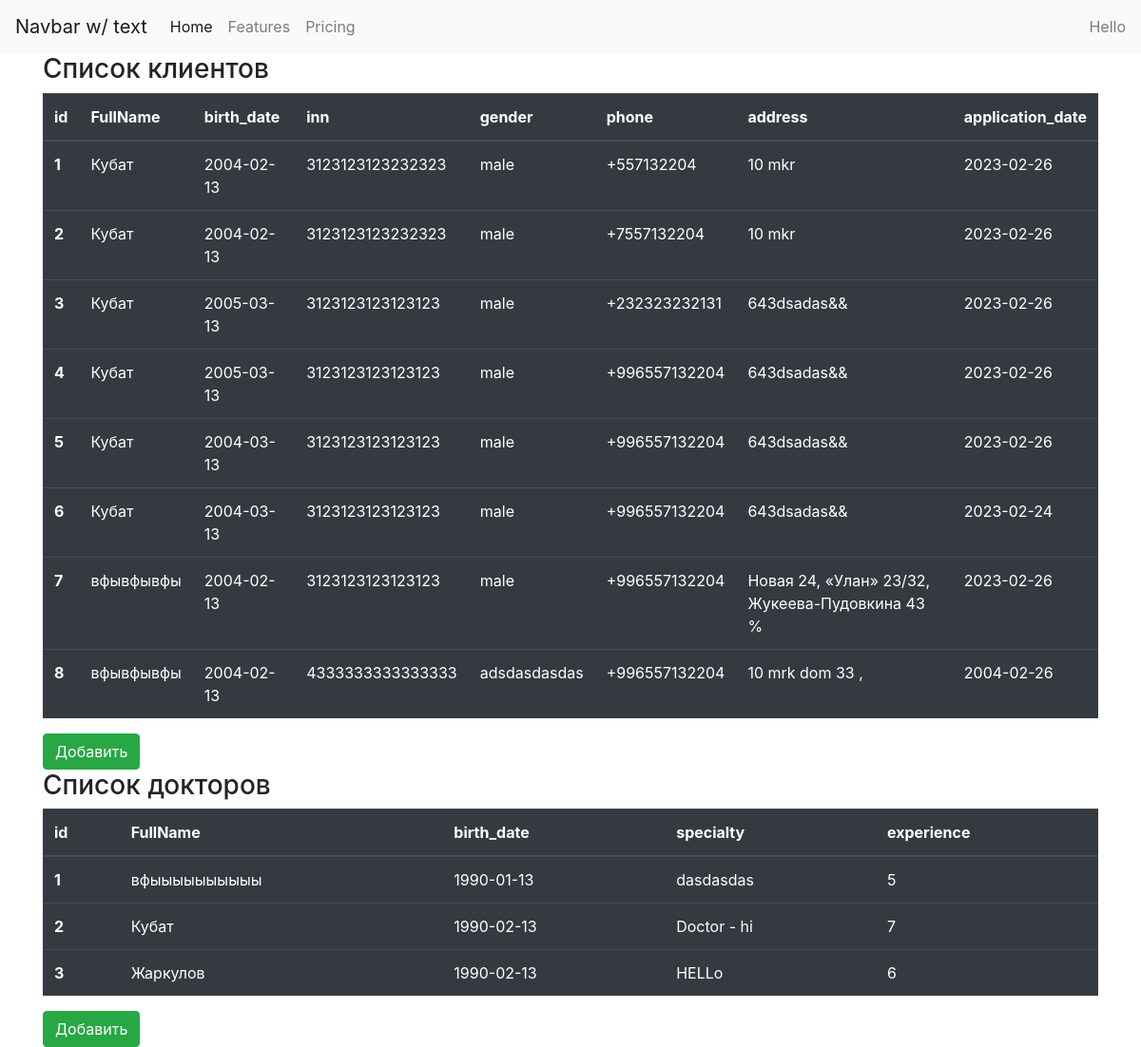
The page / on the database its author committed.
### app/models.py (models this page shows)
class Client(db.Model):
    id = db.Column(db.Integer, primary_key=True)
    fullname = db.Column(db.String)
    birth_date = db.Column(db.String)
    inn = db.Column(db.String)
    gender = db.Column(db.String)
    phone = db.Column(db.Integer)
    address = db.Column(db.String)
    application_date = db.Column(db.String)

class Doctor(db.Model):
    id = db.Column(db.Integer, primary_key=True)
    fullname = db.Column(db.String)
    birth_date = db.Column(db.String)
    specialty = db.Column(db.String)
    experience = db.Column(db.Integer)

### app/views.py (the view)
def client_doctor():
    clients = models.Client.query.all()
    doctors = models.Doctor.query.all()
    return render_template("client_doctor.html", clients=clients, doctors=doctors)

### app/templates/client_doctor.html
{% extends "base.html" %}
{% block content %}
<div>
  <div>
    <h3>Список клиентов</h3>
    <table class="table table-hover table-dark">
    <thead>
    <tr>
      <th scope="col">id</th>
      <th scope="col">FullName</th>
      <th scope="col">birth_date</th>
      <th scope="col">inn</th>
      <th scope="col">gender</th>
      <th scope="col">phone</th>
      <th scope="col">address</th>
      <th scope="col">application_date</th>
    </tr>
    </thead>
    <tbody>
    {% for client in clients %}
    <tr>
      <th scope="row">{{ client.id }}</th>
      <td>{{ client.fullname }}</td>
      <td>{{ client.birth_date }}</td>
      <td>{{ client.inn }}</td>
      <td>{{ client.gender }}</td>
      <td>+{{ client.phone }}</td>
      <td>{{ client.address }}</td>
      <td>{{ client.application_date }}</td>
    </tr>
    {% endfor %}
    </tbody>
    </table>
    <a href="{{ url_for('client_add') }}" class="btn btn-success">Добавить</a>
  </div>
  <div>
    <h3>Список докторов</h3>
    <table class="table table-hover table-dark">
    <thead>
    <tr>
      <th scope="col">id</th>
      <th scope="col">FullName</th>
      <th scope="col">birth_date</th>
      <th scope="col">specialty</th>
      <th scope="col">experience</th>
    </tr>
    </thead>
    <tbody>
    {% for doctor in doctors %}
    <tr>
      <th scope="row">{{ doctor.id }}</th>
      <td>{{ doctor.fullname }}</td>
      <td>{{ doctor.birth_date }}</td>
      <td>{{ doctor.specialty }}</td>
      <td>{{ doctor.experience }}</td>
    </tr>
    {% endfor %}
    </tbody>
    </table>
    <a href="{{ url_for('doctor_add') }}" class="btn btn-success">Добавить</a>
  </div>
</div>
{% endblock content %}

### app/templates/base.html (shortened to what this page needs)
<!DOCTYPE html>
<html lang="en">
<head>
    <link rel="stylesheet" href="https://cdn.jsdelivr.net/npm/bootstrap@4.6.2/dist/css/bootstrap.min.css">
</head>
<body>
<nav class="navbar navbar-expand-lg navbar-light bg-light">
  <a class="navbar-brand" href="#">Navbar w/ text</a>
  <div class="collapse navbar-collapse" id="navbarText">
    <ul class="navbar-nav mr-auto">
      <li class="nav-item active">
        <a class="nav-link" href="#">Home <span class="sr-only">(current)</span></a>
      </li>
      <li class="nav-item">
        <a class="nav-link" href="#">Features</a>
      </li>
      <li class="nav-item">
        <a class="nav-link" href="#">Pricing</a>
      </li>
    </ul>
    <span class="navbar-text">
      Hello
    </span>
  </div>
</nav>
<div class="container">
    {% block content %}
    {% endblock content %}
</div>
</body>
</html>

### rows shown on the page
Client: id "1", fullname "Кубат", birth_date "2004-02-13", inn "3123123123232323", gender "male", phone "557132204", address "10 mkr", application_date "2023-02-26"
Client: id "2", fullname "Кубат", birth_date "2004-02-13", inn "3123123123232323", gender "male", phone "7557132204", address "10 mkr", application_date "2023-02-26"
Client: id "3", fullname "Кубат", birth_date "2005-03-13", inn "3123123123123123", gender "male", phone "232323232131", address "643dsadas&&", application_date "2023-02-26"
Client: id "4", fullname "Кубат", birth_date "2005-03-13", inn "3123123123123123", gender "male", phone "996557132204", address "643dsadas&&", application_date "2023-02-26"
Client: id "5", fullname "Кубат", birth_date "2004-03-13", inn "3123123123123123", gender "male", phone "996557132204", address "643dsadas&&", application_date "2023-02-26"
Client: id "6", fullname "Кубат", birth_date "2004-03-13", inn "3123123123123123", gender "male", phone "996557132204", address "643dsadas&&", application_date "2023-02-24"
Client: id "7", fullname "вфывфывфы", birth_date "2004-02-13", inn "3123123123123123", gender "male", phone "996557132204", address "Новая 24, «Улан» 23/32, Жукеева-Пудовкина 43 %", application_date "2023-02-26"
Client: id "8", fullname "вфывфывфы", birth_date "2004-02-13", inn "4333333333333333", gender "adsdasdasdas", phone "996557132204", address "10 mrk dom 33 ,", application_date "2004-02-26"
Doctor: id "1", fullname "вфыыыыыыыыыы", birth_date "1990-01-13", specialty "dasdasdas", experience "5"
Doctor: id "2", fullname "Кубат", birth_date "1990-02-13", specialty "Doctor - hi", experience "7"
Doctor: id "3", fullname "Жаркулов", birth_date "1990-02-13", specialty "HELLo", experience "6"
